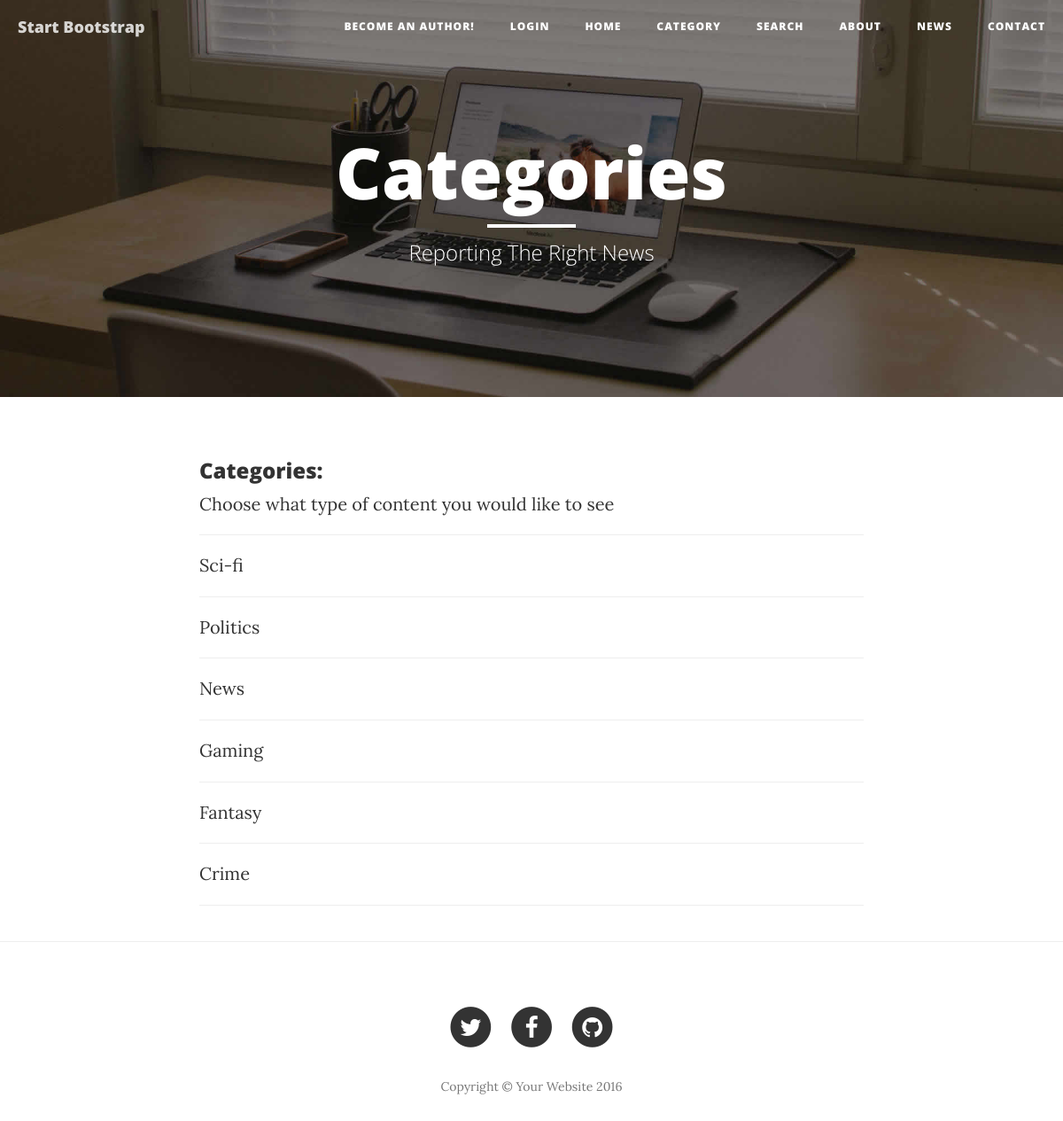
The page /news/category/ on the database its author committed.
### news/models.py (models this page shows, shortened)
class Category(models.Model):
    tag = models.CharField(max_length=64, unique = True)
    subscribers = models.ManyToManyField(User, through='UserCategory')

### news/views.py (the view)
# urls.py: path('category/', CategoryList.as_view(), name="category"),
class CategoryList(ListView):
    model = Category
    ordering = '-tag'
    queryset = Category.objects.all()
    template_name = 'categories.html'
    context_object_name = 'category_list'

### news/templatetags/custom_tags.py (called while the page is built)
@register.filter('in_group')
def in_group(user, group_name):
    return user.groups.filter(name=group_name).exists()

### templates/categories.html
{% extends 'flatpages/default.html' %}
{% load custom_filters %}
{% block title %}
Categories
{% endblock title %}
{% block undertitle %}
Reporting The Right News
{% endblock undertitle %}
{% block content %}
<div class="container">
    <div class="row">
        <div class="col-lg-8 col-lg-offset-2 col-md-10 col-md-offset-1">
            <h3>Categories: </h3>
            Choose what type of content you would like to see
            <hr>
            {% for category in category_list %}
                    <a href="http://127.0.0.1:8000/news/category/content?tag={{ category.tag }}">
                      {{ category.tag }}
                    </a>
                <hr>
            {% empty %}
                <h1>No news, yet! Hold on</h1>
                <hr>
            {% endfor %}
        </div>
    </div>
</div>
{% endblock content %}

### rows shown on the page
Category: tag "Sci-fi"
Category: tag "Politics"
Category: tag "News"
Category: tag "Gaming"
Category: tag "Fantasy"
Category: tag "Crime"
